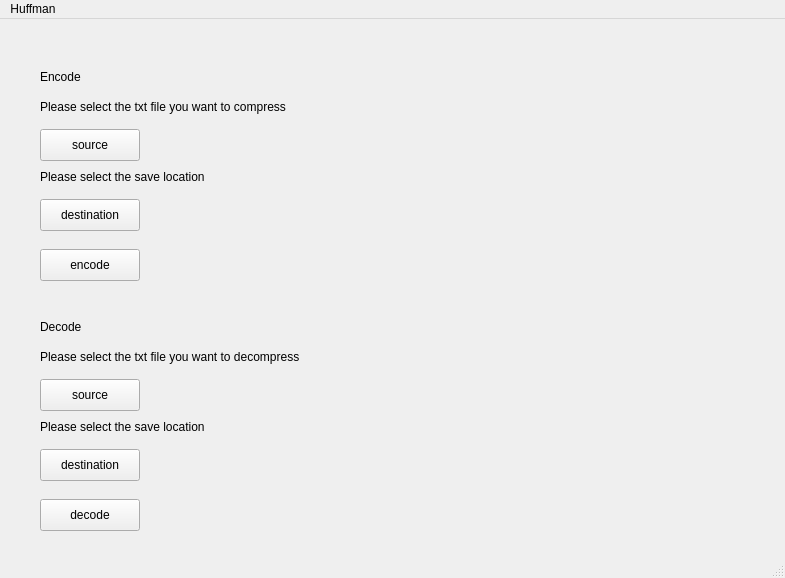
<?xml version="1.0" encoding="UTF-8"?>
<ui version="4.0">
 <class>Qthuffman</class>
 <widget class="QMainWindow" name="Qthuffman">
  <property name="geometry">
   <rect>
    <x>0</x>
    <y>0</y>
    <width>785</width>
    <height>578</height>
   </rect>
  </property>
  <property name="windowTitle">
   <string>Qthuffman</string>
  </property>
  <widget class="QWidget" name="centralwidget">
   <widget class="QLabel" name="label">
    <property name="geometry">
     <rect>
      <x>40</x>
      <y>50</y>
      <width>58</width>
      <height>16</height>
     </rect>
    </property>
    <property name="text">
     <string>Encode</string>
    </property>
   </widget>
   <widget class="QLabel" name="label_2">
    <property name="geometry">
     <rect>
      <x>40</x>
      <y>80</y>
      <width>351</width>
      <height>16</height>
     </rect>
    </property>
    <property name="text">
     <string>Please select the txt file you want to compress</string>
    </property>
   </widget>
   <widget class="QLabel" name="label_3">
    <property name="geometry">
     <rect>
      <x>40</x>
      <y>300</y>
      <width>58</width>
      <height>16</height>
     </rect>
    </property>
    <property name="text">
     <string>Decode</string>
    </property>
   </widget>
   <widget class="QLabel" name="label_4">
    <property name="geometry">
     <rect>
      <x>40</x>
      <y>330</y>
      <width>351</width>
      <height>16</height>
     </rect>
    </property>
    <property name="text">
     <string>Please select the txt file you want to decompress</string>
    </property>
   </widget>
   <widget class="QLabel" name="label_5">
    <property name="geometry">
     <rect>
      <x>40</x>
      <y>400</y>
      <width>351</width>
      <height>16</height>
     </rect>
    </property>
    <property name="text">
     <string>Please select the save location</string>
    </property>
   </widget>
   <widget class="QPushButton" name="enocdeSrcBtn">
    <property name="geometry">
     <rect>
      <x>40</x>
      <y>110</y>
      <width>100</width>
      <height>32</height>
     </rect>
    </property>
    <property name="text">
     <string>source</string>
    </property>
   </widget>
   <widget class="QPushButton" name="decodeSrcBtn">
    <property name="geometry">
     <rect>
      <x>40</x>
      <y>360</y>
      <width>100</width>
      <height>32</height>
     </rect>
    </property>
    <property name="text">
     <string>source</string>
    </property>
   </widget>
   <widget class="QPushButton" name="decodeDstBtn">
    <property name="geometry">
     <rect>
      <x>40</x>
      <y>430</y>
      <width>100</width>
      <height>32</height>
     </rect>
    </property>
    <property name="text">
     <string>destination</string>
    </property>
   </widget>
   <widget class="QPushButton" name="encodeBtn">
    <property name="geometry">
     <rect>
      <x>40</x>
      <y>230</y>
      <width>100</width>
      <height>32</height>
     </rect>
    </property>
    <property name="text">
     <string>encode</string>
    </property>
   </widget>
   <widget class="QLabel" name="encodeSrcLabel">
    <property name="geometry">
     <rect>
      <x>150</x>
      <y>120</y>
      <width>501</width>
      <height>16</height>
     </rect>
    </property>
    <property name="text">
     <string/>
    </property>
   </widget>
   <widget class="QLabel" name="decodeSrcLabel">
    <property name="geometry">
     <rect>
      <x>150</x>
      <y>370</y>
      <width>501</width>
      <height>16</height>
     </rect>
    </property>
    <property name="text">
     <string/>
    </property>
   </widget>
   <widget class="QLabel" name="decodeDstLabel">
    <property name="geometry">
     <rect>
      <x>150</x>
      <y>440</y>
      <width>501</width>
      <height>16</height>
     </rect>
    </property>
    <property name="text">
     <string/>
    </property>
   </widget>
   <widget class="QPushButton" name="encodeDstBtn">
    <property name="geometry">
     <rect>
      <x>40</x>
      <y>180</y>
      <width>100</width>
      <height>32</height>
     </rect>
    </property>
    <property name="text">
     <string>destination</string>
    </property>
   </widget>
   <widget class="QPushButton" name="decodeBtn">
    <property name="geometry">
     <rect>
      <x>40</x>
      <y>480</y>
      <width>100</width>
      <height>32</height>
     </rect>
    </property>
    <property name="text">
     <string>decode</string>
    </property>
   </widget>
   <widget class="QLabel" name="label_6">
    <property name="geometry">
     <rect>
      <x>40</x>
      <y>150</y>
      <width>351</width>
      <height>16</height>
     </rect>
    </property>
    <property name="text">
     <string>Please select the save location</string>
    </property>
   </widget>
   <widget class="QLabel" name="encodeDstLabel">
    <property name="geometry">
     <rect>
      <x>150</x>
      <y>190</y>
      <width>501</width>
      <height>16</height>
     </rect>
    </property>
    <property name="text">
     <string/>
    </property>
   </widget>
  </widget>
  <widget class="QMenuBar" name="menubar">
   <property name="geometry">
    <rect>
     <x>0</x>
     <y>0</y>
     <width>785</width>
     <height>24</height>
    </rect>
   </property>
   <widget class="QMenu" name="menuHuffman">
    <property name="title">
     <string>Huffman</string>
    </property>
   </widget>
   <addaction name="menuHuffman"/>
  </widget>
  <widget class="QStatusBar" name="statusbar"/>
 </widget>
 <resources/>
 <connections/>
</ui>
